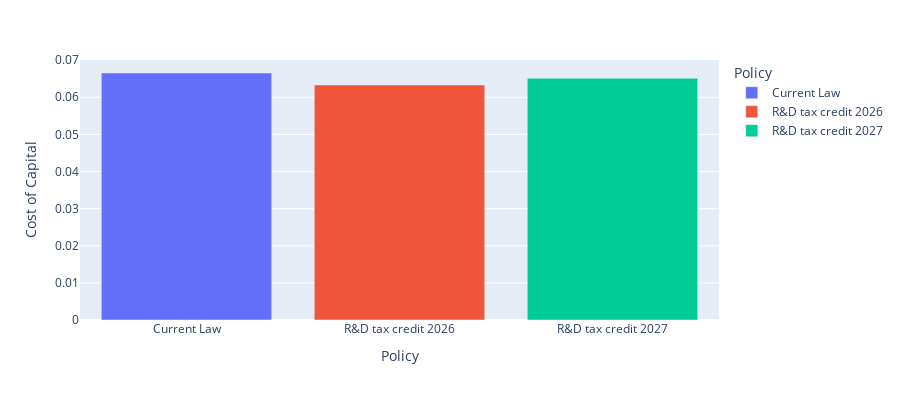

The code cell stored with this chart in its notebook:
### Code cell
# Other results
fig2 = px.bar(
    df[(df["output_var"]=="rho") & (df["asset_type"]=="machines")], x="Policy",
    y="value", color='Policy', labels={'value':'Cost of Capital'}, height=400
)
fig2.show()

### Figure 1 — Plotly figure (JSON) as saved in the notebook; plotly's stock layout.template omitted (floating-point values rounded to 4 significant figures)
{"data": [{"hovertemplate": "Policy=%{x}<br>Cost of Capital=%{y}<extra></extra>", "legendgroup": "Current Law", "marker": {"color": "#636efa", "pattern": {"shape": ""}}, "name": "Current Law", "orientation": "v", "showlegend": true, "textposition": "auto", "type": "bar", "x": ["Current Law"], "xaxis": "x", "y": [0.06653], "yaxis": "y"}, {"hovertemplate": "Policy=%{x}<br>Cost of Capital=%{y}<extra></extra>", "legendgroup": "R&D tax credit 2026", "marker": {"color": "#EF553B", "pattern": {"shape": ""}}, "name": "R&D tax credit 2026", "orientation": "v", "showlegend": true, "textposition": "auto", "type": "bar", "x": ["R&D tax credit 2026"], "xaxis": "x", "y": [0.0633], "yaxis": "y"}, {"hovertemplate": "Policy=%{x}<br>Cost of Capital=%{y}<extra></extra>", "legendgroup": "R&D tax credit 2027", "marker": {"color": "#00cc96", "pattern": {"shape": ""}}, "name": "R&D tax credit 2027", "orientation": "v", "showlegend": true, "textposition": "auto", "type": "bar", "x": ["R&D tax credit 2027"], "xaxis": "x", "y": [0.06513], "yaxis": "y"}], "layout": {"barmode": "relative", "height": 400, "legend": {"title": {"text": "Policy"}, "tracegroupgap": 0}, "margin": {"t": 60}, "xaxis": {"anchor": "y", "categoryarray": ["Current Law", "R&D tax credit 2026", "R&D tax credit 2027"], "categoryorder": "array", "domain": [0, 1], "title": {"text": "Policy"}}, "yaxis": {"anchor": "x", "domain": [0, 1], "title": {"text": "Cost of Capital"}}}}
